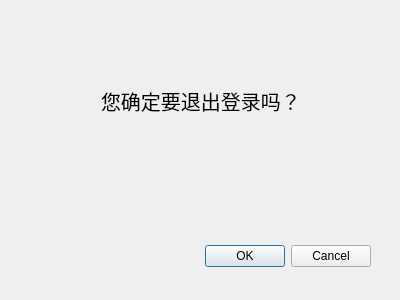
<?xml version="1.0" encoding="UTF-8"?>
<ui version="4.0">
 <class>CheckDialog</class>
 <widget class="QDialog" name="CheckDialog">
  <property name="geometry">
   <rect>
    <x>0</x>
    <y>0</y>
    <width>400</width>
    <height>300</height>
   </rect>
  </property>
  <property name="minimumSize">
   <size>
    <width>400</width>
    <height>300</height>
   </size>
  </property>
  <property name="maximumSize">
   <size>
    <width>400</width>
    <height>300</height>
   </size>
  </property>
  <property name="windowTitle">
   <string>Dialog</string>
  </property>
  <widget class="QDialogButtonBox" name="CheckDialogButtonBox">
   <property name="geometry">
    <rect>
     <x>180</x>
     <y>240</y>
     <width>191</width>
     <height>32</height>
    </rect>
   </property>
   <property name="orientation">
    <enum>Qt::Horizontal</enum>
   </property>
   <property name="standardButtons">
    <set>QDialogButtonBox::Cancel|QDialogButtonBox::Ok</set>
   </property>
  </widget>
  <widget class="QWidget" name="layoutWidget">
   <property name="geometry">
    <rect>
     <x>0</x>
     <y>80</y>
     <width>401</width>
     <height>41</height>
    </rect>
   </property>
   <layout class="QHBoxLayout" name="horizontalLayout">
    <item>
     <spacer name="horizontalSpacer">
      <property name="orientation">
       <enum>Qt::Horizontal</enum>
      </property>
      <property name="sizeHint" stdset="0">
       <size>
        <width>40</width>
        <height>20</height>
       </size>
      </property>
     </spacer>
    </item>
    <item>
     <widget class="QLabel" name="label">
      <property name="font">
       <font>
        <pointsize>15</pointsize>
       </font>
      </property>
      <property name="text">
       <string>您确定要退出登录吗？</string>
      </property>
     </widget>
    </item>
    <item>
     <spacer name="horizontalSpacer_2">
      <property name="orientation">
       <enum>Qt::Horizontal</enum>
      </property>
      <property name="sizeHint" stdset="0">
       <size>
        <width>40</width>
        <height>20</height>
       </size>
      </property>
     </spacer>
    </item>
   </layout>
  </widget>
 </widget>
 <resources/>
 <connections>
  <connection>
   <sender>CheckDialogButtonBox</sender>
   <signal>accepted()</signal>
   <receiver>CheckDialog</receiver>
   <slot>accept()</slot>
   <hints>
    <hint type="sourcelabel">
     <x>248</x>
     <y>254</y>
    </hint>
    <hint type="destinationlabel">
     <x>157</x>
     <y>274</y>
    </hint>
   </hints>
  </connection>
  <connection>
   <sender>CheckDialogButtonBox</sender>
   <signal>rejected()</signal>
   <receiver>CheckDialog</receiver>
   <slot>reject()</slot>
   <hints>
    <hint type="sourcelabel">
     <x>316</x>
     <y>260</y>
    </hint>
    <hint type="destinationlabel">
     <x>286</x>
     <y>274</y>
    </hint>
   </hints>
  </connection>
 </connections>
</ui>
